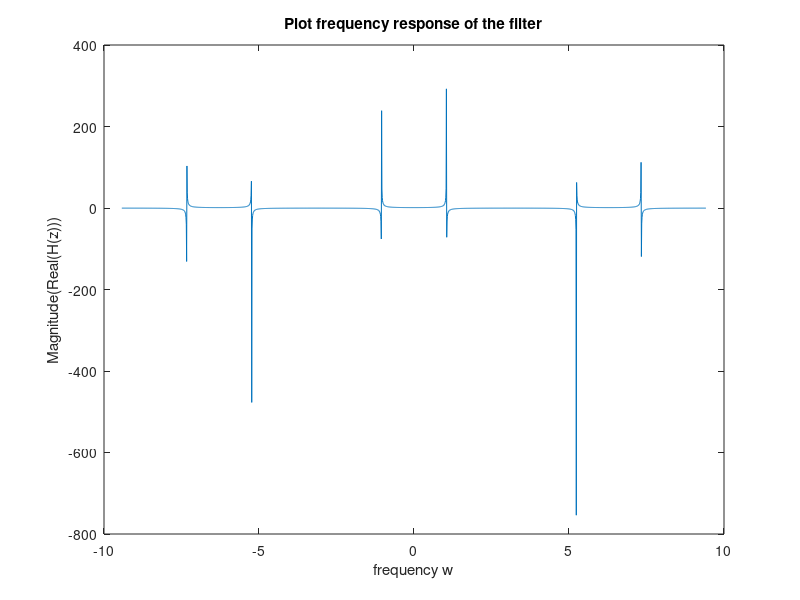

MATLAB code to generate this figure:
w = -3*pi:0.01:3*pi; 
q = pi/ 3; 
for r = 0:0.2:1
    [h,w]= freqz([0 1 0], [1 -2*r*cos(q) r*r],w); 
    plot(w,real(h)); 
    title("Plot frequency response of the filter"); 
    xlabel("frequency w"); 
    ylabel("Magnitude(Real(H(z)))");
    pause(1);
end